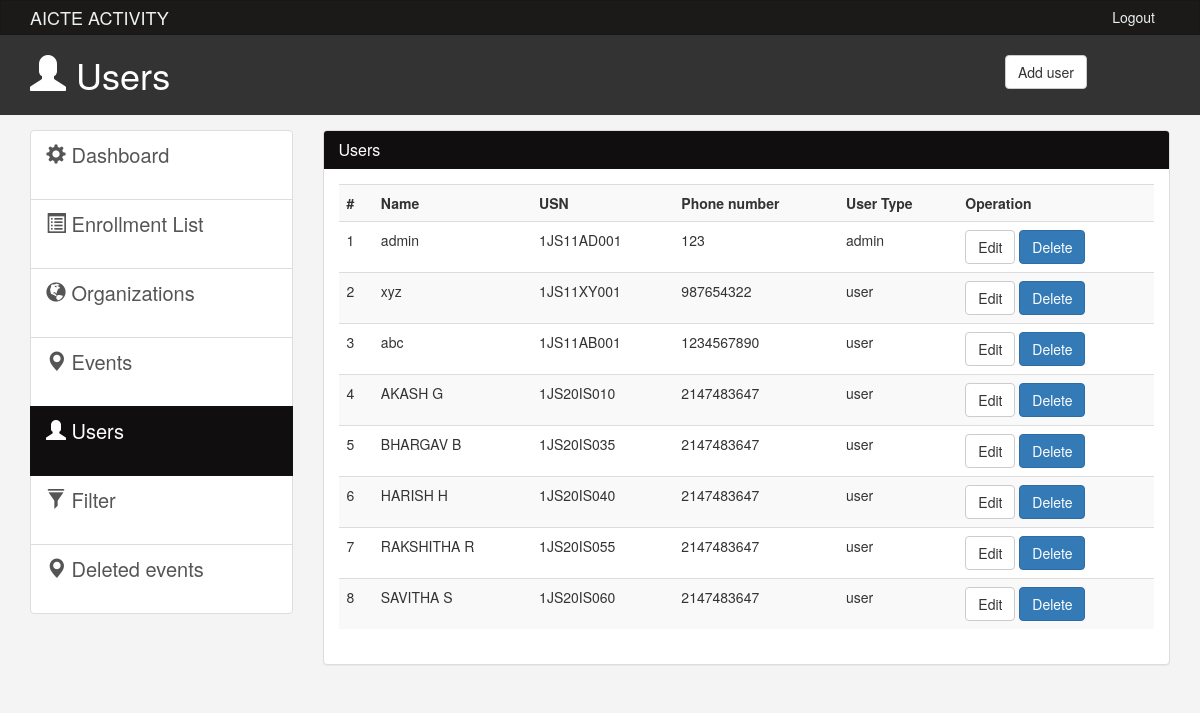
/admin/users.php, run on the app's committed database.
### tables this page shows
CREATE TABLE `user` (
  `id` int(1) NOT NULL,
  `name` text NOT NULL,
  `usn` varchar(10) NOT NULL,
  `phone_number` int(10) NOT NULL,
  `password` varchar(30) NOT NULL,
  `usertype` varchar(10) NOT NULL,
  `dt` date NOT NULL
);

### admin/users.php (the view, shortened to what this page needs)
<!DOCTYPE html>
<html lang="en">
  <head>
    <link href="css/bootstrap.min.css?v=<?php echo time(); ?>" rel="stylesheet">
    <link href="css/style.css?v=<?php echo time(); ?>" rel="stylesheet">
  </head>
  <body>
    <nav class="navbar navbar-default">
      <div class="container">
        <div class="navbar-header">
          <a class="navbar-brand" href="#">AICTE ACTIVITY</a>
        </div>
        <div id="navbar" class="collapse navbar-collapse">
          <ul class="nav navbar-nav navbar-right">
             <li><a href="../login.php">Logout</a></li>
          </ul>
        </div>
      </div>
    </nav>
    <header id="header">
      <div class="container">
        <div class="row">
          <div class="col-md-10">
            <h1><span class="glyphicon glyphicon-user" aria-hidden="true"></span> Users</h1>
          </div>
          <div class="col-md-2">
            <div class="dropdown create">
              <button class="btn btn-default" type="button" data-toggle="modal" data-target="#addPage" >
                Add user</button>
            </div>
          </div>
        </div>
      </div>
    </header>
    <section id="main">
      <div class="container">
        <div class="row">
          <div class="col-md-3">
            <div class="list-group">
              <a href="index.php" class="list-group-item">
                <span class="glyphicon glyphicon-cog" aria-hidden="true"></span> Dashboard
              </a>
              <a href="bookings_list.php" class="list-group-item"><span class="glyphicon glyphicon-list-alt" aria-hidden="true"></span> Enrollment List </a>
              <a href="organizations.php" class="list-group-item"><span class="glyphicon glyphicon-globe" aria-hidden="true"></span> Organizations </a>
              <a href="events.php" class="list-group-item"><span class="glyphicon glyphicon-map-marker" aria-hidden="true"></span> Events </a>
              <a href="users.php" class="list-group-item active main-color-bg"><span class="glyphicon glyphicon-user" aria-hidden="true"></span> Users </a>
              <a href="filter.php" class="list-group-item"><span class="glyphicon glyphicon-filter" aria-hidden="true"></span> Filter </a>
              <a href="event_logs.php" class="list-group-item"><span class="glyphicon glyphicon-map-marker" aria-hidden="true"></span> Deleted events </a>
</div>
          </div>
          <div class="col-md-9">
            <div class="panel panel-default">
              <div class="panel-heading main-color-bg">
                <h3 class="panel-title">Users</h3>
              </div>
              <div class="panel-body">
                <table class="table table-striped table-hover">
                      <tr>
                        <th>#</th>
                        <th>Name</th>
                        <th>USN</th>
                        <th>Phone number</th>
                        <th>User Type</th>
                        <th>Operation</th>
                      </tr>
                      <?php  include('../connection.php'); ?>
                     <?php
                      $sql="SELECT * from `user`;";
                       $res = mysqli_query ($data, $sql);
                       $i=1;
                       while($row = mysqli_fetch_array($res)){
                        echo "<tr>";
                        echo "<td>"; echo $i++; echo" </td>";
                        echo "<td>"; echo $row["name"]; echo" </td>";
                        echo "<td>"; echo $row["usn"]; echo" </td>";
                        echo "<td>"; echo $row["phone_number"]; echo" </td>";
                        echo "<td>"; echo $row["usertype"]; echo" </td>";
                        $id =  $row["id"];
                        echo "<td>"; echo "<a class='btn btn-default' href='edit_user.php?id= $id'>Edit</a> <a class='btn btn-primary' href='delete_user.php?id= $id'>Delete</a>"; echo" </td>";
                        echo "</tr>";
                       }
                      ?>
                   </table>
              </div>
              </div>
          </div>
        </div>
      </div>
    </section>
  </body>
</html>

### admin/css/style.css (style rules this page uses)
body { background:#f4f4f4; }
.navbar { min-height: 33px !important; margin-bottom:0; border-radius:0; }
.navbar-nav > li > a, .navbar-brand { padding-top:6px !important; padding-bottom:0 !important; height: 33px; }
.navbar-default { background-color: #1c1919; border-color: #181717; }
.navbar-default .navbar-brand { color: #ecf0f1; }
.navbar-default .navbar-nav > li > a { color: #ecf0f1; }
.navbar-default .navbar-collapse, .navbar-default .navbar-form { border-color: #ecf0f1; }
.main-color-bg { background-color: #100e0e !important; border-color: #131010 !important; color:#ffffff !important; }
#header { background:#333333; color:#ffffff; padding-bottom: 10px; margin-bottom: 15px; }
#header .create { padding-top: 20px; }
.list-group { height: 400px !important; }
a.list-group-item { font-size: 20px !important; }
.list-group-item { height: 70px !important; }

### data on the page
user: name "admin", usn "1JS11AD001", phone_number "123", usertype "admin"
user: name "xyz", usn "1JS11XY001", phone_number "987654322", usertype "user"
user: name "abc", usn "1JS11AB001", phone_number "1234567890", usertype "user"
user: name "AKASH G", usn "1JS20IS010", phone_number "2147483647", usertype "user"
user: name "BHARGAV B", usn "1JS20IS035", phone_number "2147483647", usertype "user"
user: name "HARISH H", usn "1JS20IS040", phone_number "2147483647", usertype "user"
user: name "RAKSHITHA R", usn "1JS20IS055", phone_number "2147483647", usertype "user"
user: name "SAVITHA S", usn "1JS20IS060", phone_number "2147483647", usertype "user"
